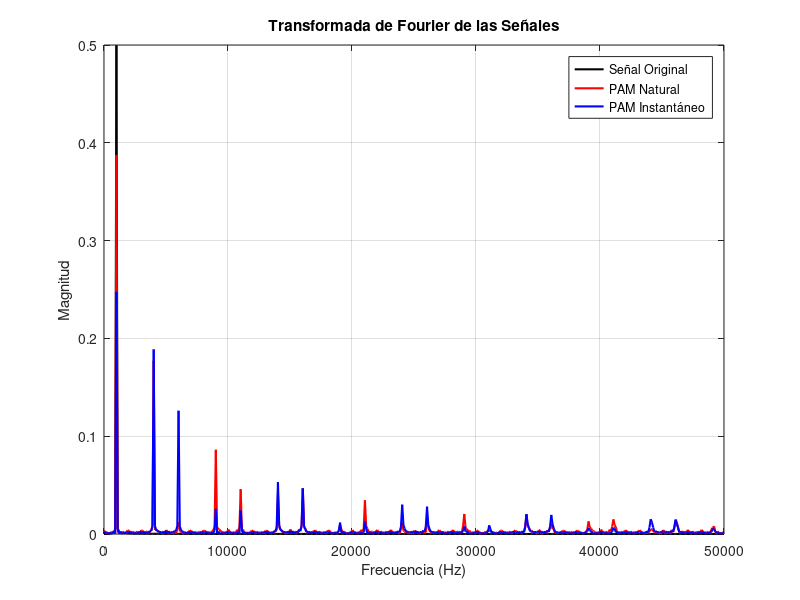

Write MATLAB code to recreate this figure.
clear; clc; close all;

%% Parámetros de la señal original
A = 1;
fc = 1000;
T_cont = 1/100000;
t_final = 0.01;
t = 0:T_cont:t_final;
m = A*sin(2*pi*fc*t);

%% Parámetros de PAM Natural
fs_natural = 5000;
Ts_natural = 1/fs_natural;
d_natural = 0.8;
tau_natural = d_natural * Ts_natural;

%% Parámetros de PAM Instantáneo
fs_instant = 5000;
Ts_instant = 1/fs_instant;
d_instant = 0.1;
T_signal = 1/fc;
tau_instant = d_instant * T_signal;

%% Generación de la modulación PAM Natural
pam_natural = zeros(size(t));
t_sample_natural = 0:Ts_natural:t(end);
for k = 1:length(t_sample_natural)
    [~, idx] = min(abs(t - t_sample_natural(k)));
    pulse_indices = find(t >= t_sample_natural(k) & t < t_sample_natural(k) + tau_natural);
    pam_natural(pulse_indices) = m(idx);
end

%% Generación de la modulación PAM Instantáneo
pam_instant = zeros(size(t));
t_sample_instant = 0:Ts_instant:t(end);
for k = 1:length(t_sample_instant)
    [~, idx] = min(abs(t - t_sample_instant(k)));
    pulse_indices = find(t >= t_sample_instant(k) & t < t_sample_instant(k) + tau_instant);
    pam_instant(pulse_indices) = m(idx);
end

%% Transformadas de Fourier
N = length(t);
frecuencia = linspace(0, 1/(2*T_cont), N/2);

M_f = abs(fft(m)/N);
M_f = M_f(1:N/2);

PAM_N_f = abs(fft(pam_natural)/N);
PAM_N_f = PAM_N_f(1:N/2);

PAM_I_f = abs(fft(pam_instant)/N);
PAM_I_f = PAM_I_f(1:N/2);

%% Graficar transformadas de Fourier
figure;
plot(frecuencia, M_f, 'k', 'LineWidth', 1.5); hold on;
plot(frecuencia, PAM_N_f, 'r', 'LineWidth', 1.5);
plot(frecuencia, PAM_I_f, 'b', 'LineWidth', 1.5);
legend('Señal Original', 'PAM Natural', 'PAM Instantáneo');
xlabel('Frecuencia (Hz)');
ylabel('Magnitud');
title('Transformada de Fourier de las Señales');
grid on;
